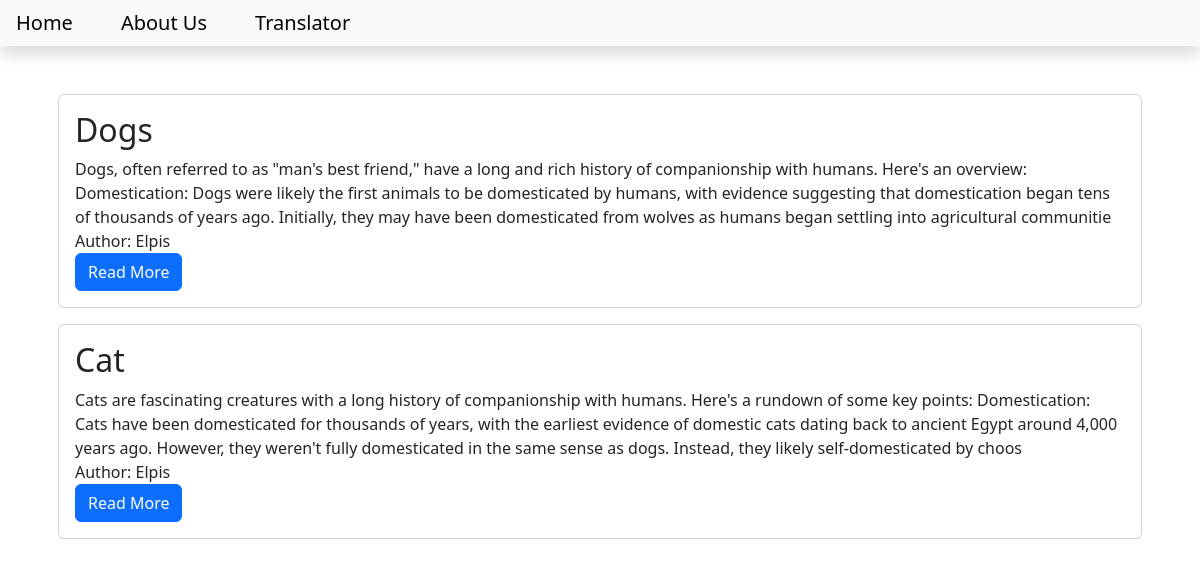
The page / on the database its author committed.
### blog/models.py (models this page shows, shortened)
class Post(models.Model):
    title = models.CharField(max_length = 200)
    content = models.TextField()
    date_created = models.DateTimeField(auto_now_add=True)
    slug = models.SlugField(max_length=200, unique=True)
    author = models.ForeignKey(to=User, on_delete=models.CASCADE)
    status = models.IntegerField(choices=STATUS, default=0)

### blog/views.py (the view)
# urls.py: path('',views.PostList.as_view(), name='home')
class PostList(generic.ListView):
    queryset = Post.objects.filter(status = 1).order_by('-date_created')
    template_name = 'index.html'

### templates/index.html
{% extends 'base.html' %}
{% block content %}
<div class="container">
{% for post in post_list %}
    <div class="card m-3">
        <div class="card-body">
            <h2 class="card-title">
                {{post.title}}
            </h2>
            <div>
                {{post.content | slice:"400"}}
            </div>
            <div>
                Author: {{post.author | title}}
            </div>
            <a class = "btn btn-primary" href="{% url 'blog_view' post.slug %}">Read More</a>
        </div>
    </div>
{% endfor %}
</div>
{% endblock content %}

### templates/base.html (shortened to what this page needs)
<!DOCTYPE html>
<html lang="en">
<head>
    <link href="https://cdn.jsdelivr.net/npm/bootstrap@5.3.3/dist/css/bootstrap.min.css" rel="stylesheet">
</head>
<body>
    <nav class="navbar navbar-expand-lg navbar-light bg-light shadow mb-5" id="mainNav">
        <div class="collapse navbar-collapse" id="navbarResponsive">
            <ul class="navbar-nav ml-auto">
                <li class="nav-item">
                    <a href="{% url 'home' %}" class="navbar-brand p-3">Home</a>
                </li>
                <li class="nav-item">
                    <a href="{% url 'about_view' %}" class="navbar-brand p-3">About Us</a>
                </li>
                <li class="nav-item">
                    <a href="{% url 'translator_view' %}" class="navbar-brand p-3">Translator</a>
                </li>
            </ul>
        </div>
    </nav>
{% block content %}
{% endblock content %}
</body>
</html>

### rows shown on the page
Post: title "Dogs", content "Dogs, often referred to as \"man's best friend,\" have a long and rich history of companionship with humans. Here's an overview: Domestication: Dogs were likely the first animals to be domesticated by humans, with evidence suggesting that domestication began tens of thousands of years ago. Initially, they may have been domesticated from wolves as humans began settling into agricultural communitie", author "Elpis"
Post: title "Cat", content "Cats are fascinating creatures with a long history of companionship with humans. Here's a rundown of some key points: Domestication: Cats have been domesticated for thousands of years, with the earliest evidence of domestic cats dating back to ancient Egypt around 4,000 years ago. However, they weren't fully domesticated in the same sense as dogs. Instead, they likely self-domesticated by choos", author "Elpis"
